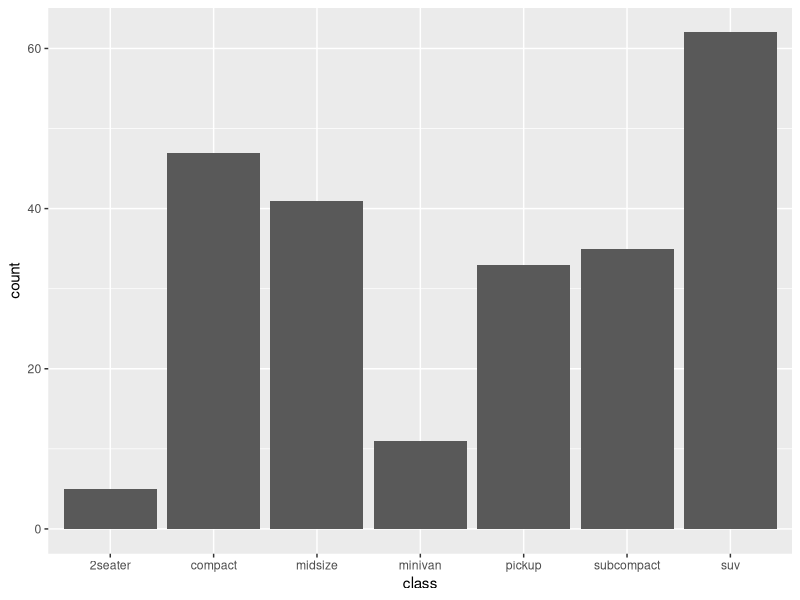
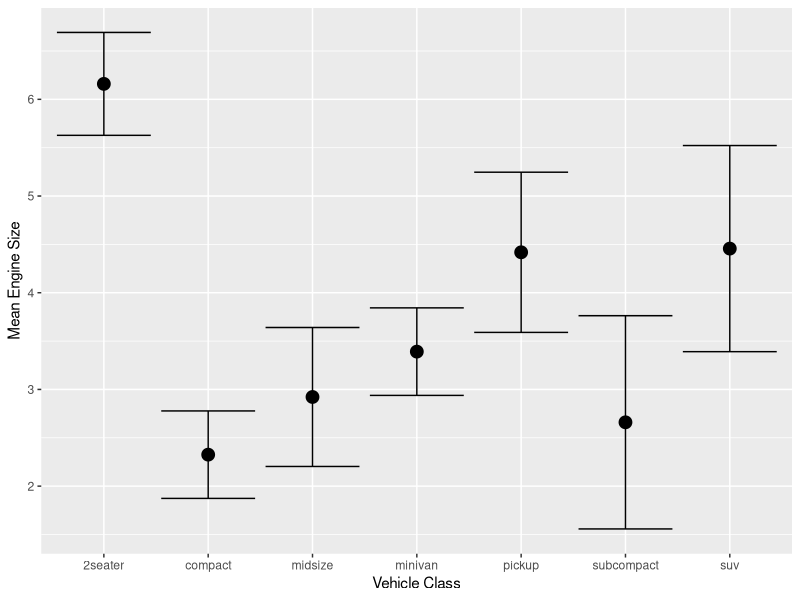
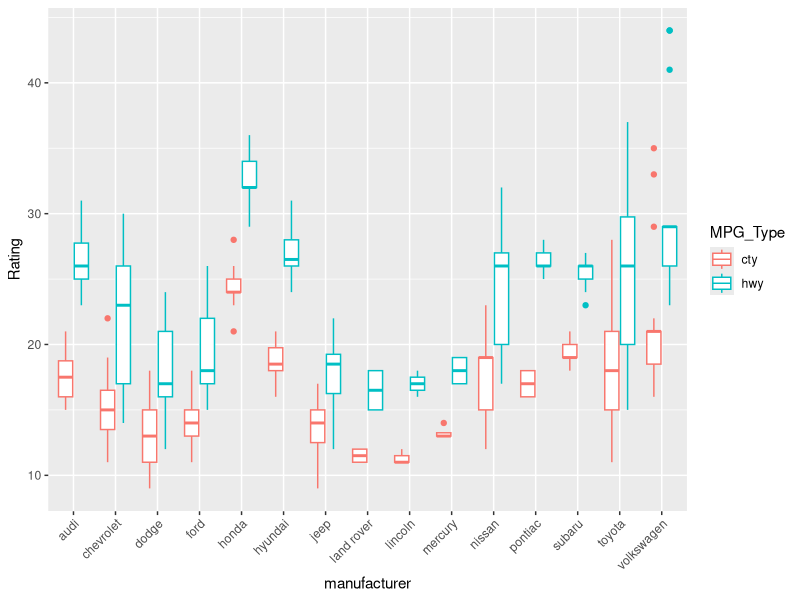

Write the R code that produced these figures, in order.
library(tidyverse)
library(ggplot2)
library(dplyr)
head(mpg)
plt <- ggplot(mpg,aes(x=class)) #import dataset into ggplot2
plt + geom_bar() #plot a bar plot

mpg_summary <- mpg %>% group_by(class) %>% summarize(Mean_Engine=mean(displ),SD_Engine=sd(displ), .groups = 'keep')
plt <- ggplot(mpg_summary,aes(x=class,y=Mean_Engine)) #import dataset into ggplot2
plt + geom_point(size=4) + labs(x="Vehicle Class",y="Mean Engine Size") + #add scatter plot with labels
geom_errorbar(aes(ymin=Mean_Engine-SD_Engine,ymax=Mean_Engine+SD_Engine)) #overlay with error bars

mpg_long <- mpg %>% gather(key="MPG_Type",value="Rating",c(cty,hwy)) #convert to long format
head(mpg_long)

plt <- ggplot(mpg_long,aes(x=manufacturer,y=Rating,color=MPG_Type)) #import dataset into ggplot2
plt + geom_boxplot() + theme(axis.text.x=element_text(angle=45,hjust=1)) #add boxplot with labels rotated 45 degrees